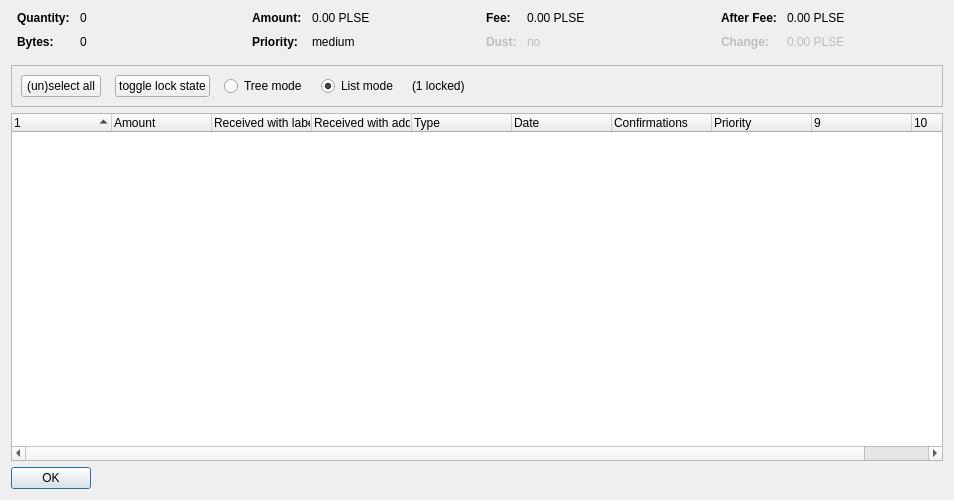
<?xml version="1.0" encoding="UTF-8"?>
<ui version="4.0">
 <class>CoinControlDialog</class>
 <widget class="QDialog" name="CoinControlDialog">
  <property name="geometry">
   <rect>
    <x>0</x>
    <y>0</y>
    <width>954</width>
    <height>500</height>
   </rect>
  </property>
  <property name="windowTitle">
   <string>Coin Selection</string>
  </property>
  <layout class="QVBoxLayout" name="verticalLayout">
   <item>
    <layout class="QHBoxLayout" name="horizontalLayoutTop" stretch="0,0,0,0">
     <property name="topMargin">
      <number>0</number>
     </property>
     <property name="bottomMargin">
      <number>10</number>
     </property>
     <item>
      <layout class="QFormLayout" name="formLayoutCoinControl1">
       <property name="horizontalSpacing">
        <number>10</number>
       </property>
       <property name="verticalSpacing">
        <number>10</number>
       </property>
       <property name="leftMargin">
        <number>6</number>
       </property>
       <property name="rightMargin">
        <number>6</number>
       </property>
       <item row="0" column="0">
        <widget class="QLabel" name="labelCoinControlQuantityText">
         <property name="font">
          <font>
           <weight>75</weight>
           <bold>true</bold>
          </font>
         </property>
         <property name="text">
          <string>Quantity:</string>
         </property>
        </widget>
       </item>
       <item row="0" column="1">
        <widget class="QLabel" name="labelCoinControlQuantity">
         <property name="cursor">
          <cursorShape>IBeamCursor</cursorShape>
         </property>
         <property name="contextMenuPolicy">
          <enum>Qt::ActionsContextMenu</enum>
         </property>
         <property name="text">
          <string notr="true">0</string>
         </property>
         <property name="textInteractionFlags">
          <set>Qt::LinksAccessibleByMouse|Qt::TextSelectableByKeyboard|Qt::TextSelectableByMouse</set>
         </property>
        </widget>
       </item>
       <item row="1" column="0">
        <widget class="QLabel" name="labelCoinControlBytesText">
         <property name="font">
          <font>
           <weight>75</weight>
           <bold>true</bold>
          </font>
         </property>
         <property name="text">
          <string>Bytes:</string>
         </property>
        </widget>
       </item>
       <item row="1" column="1">
        <widget class="QLabel" name="labelCoinControlBytes">
         <property name="cursor">
          <cursorShape>IBeamCursor</cursorShape>
         </property>
         <property name="contextMenuPolicy">
          <enum>Qt::ActionsContextMenu</enum>
         </property>
         <property name="text">
          <string notr="true">0</string>
         </property>
         <property name="textInteractionFlags">
          <set>Qt::LinksAccessibleByMouse|Qt::TextSelectableByKeyboard|Qt::TextSelectableByMouse</set>
         </property>
        </widget>
       </item>
      </layout>
     </item>
     <item>
      <layout class="QFormLayout" name="formLayoutCoinControl2">
       <property name="horizontalSpacing">
        <number>10</number>
       </property>
       <property name="verticalSpacing">
        <number>10</number>
       </property>
       <property name="leftMargin">
        <number>6</number>
       </property>
       <property name="rightMargin">
        <number>6</number>
       </property>
       <item row="0" column="0">
        <widget class="QLabel" name="labelCoinControlAmountText">
         <property name="font">
          <font>
           <weight>75</weight>
           <bold>true</bold>
          </font>
         </property>
         <property name="text">
          <string>Amount:</string>
         </property>
        </widget>
       </item>
       <item row="0" column="1">
        <widget class="QLabel" name="labelCoinControlAmount">
         <property name="cursor">
          <cursorShape>IBeamCursor</cursorShape>
         </property>
         <property name="contextMenuPolicy">
          <enum>Qt::ActionsContextMenu</enum>
         </property>
         <property name="text">
          <string notr="true">0.00 PLSE</string>
         </property>
         <property name="textInteractionFlags">
          <set>Qt::LinksAccessibleByMouse|Qt::TextSelectableByKeyboard|Qt::TextSelectableByMouse</set>
         </property>
        </widget>
       </item>
       <item row="1" column="0">
        <widget class="QLabel" name="labelCoinControlPriorityText">
         <property name="font">
          <font>
           <weight>75</weight>
           <bold>true</bold>
          </font>
         </property>
         <property name="text">
          <string>Priority:</string>
         </property>
        </widget>
       </item>
       <item row="1" column="1">
        <widget class="QLabel" name="labelCoinControlPriority">
         <property name="cursor">
          <cursorShape>IBeamCursor</cursorShape>
         </property>
         <property name="contextMenuPolicy">
          <enum>Qt::ActionsContextMenu</enum>
         </property>
         <property name="text">
          <string>medium</string>
         </property>
         <property name="textInteractionFlags">
          <set>Qt::LinksAccessibleByMouse|Qt::TextSelectableByKeyboard|Qt::TextSelectableByMouse</set>
         </property>
        </widget>
       </item>
      </layout>
     </item>
     <item>
      <layout class="QFormLayout" name="formLayoutCoinControl3">
       <property name="horizontalSpacing">
        <number>10</number>
       </property>
       <property name="verticalSpacing">
        <number>10</number>
       </property>
       <property name="leftMargin">
        <number>6</number>
       </property>
       <property name="rightMargin">
        <number>6</number>
       </property>
       <item row="0" column="0">
        <widget class="QLabel" name="labelCoinControlFeeText">
         <property name="font">
          <font>
           <weight>75</weight>
           <bold>true</bold>
          </font>
         </property>
         <property name="text">
          <string>Fee:</string>
         </property>
        </widget>
       </item>
       <item row="0" column="1">
        <widget class="QLabel" name="labelCoinControlFee">
         <property name="cursor">
          <cursorShape>IBeamCursor</cursorShape>
         </property>
         <property name="contextMenuPolicy">
          <enum>Qt::ActionsContextMenu</enum>
         </property>
         <property name="text">
          <string notr="true">0.00 PLSE</string>
         </property>
         <property name="textInteractionFlags">
          <set>Qt::LinksAccessibleByMouse|Qt::TextSelectableByKeyboard|Qt::TextSelectableByMouse</set>
         </property>
        </widget>
       </item>
       <item row="1" column="0">
        <widget class="QLabel" name="labelCoinControlLowOutputText">
         <property name="enabled">
          <bool>false</bool>
         </property>
         <property name="font">
          <font>
           <weight>75</weight>
           <bold>true</bold>
          </font>
         </property>
         <property name="text">
          <string>Dust:</string>
         </property>
        </widget>
       </item>
       <item row="1" column="1">
        <widget class="QLabel" name="labelCoinControlLowOutput">
         <property name="enabled">
          <bool>false</bool>
         </property>
         <property name="cursor">
          <cursorShape>IBeamCursor</cursorShape>
         </property>
         <property name="contextMenuPolicy">
          <enum>Qt::ActionsContextMenu</enum>
         </property>
         <property name="text">
          <string>no</string>
         </property>
         <property name="textInteractionFlags">
          <set>Qt::LinksAccessibleByMouse|Qt::TextSelectableByKeyboard|Qt::TextSelectableByMouse</set>
         </property>
        </widget>
       </item>
      </layout>
     </item>
     <item>
      <layout class="QFormLayout" name="formLayoutCoinControl4">
       <property name="horizontalSpacing">
        <number>10</number>
       </property>
       <property name="verticalSpacing">
        <number>10</number>
       </property>
       <property name="leftMargin">
        <number>6</number>
       </property>
       <property name="rightMargin">
        <number>6</number>
       </property>
       <item row="0" column="0">
        <widget class="QLabel" name="labelCoinControlAfterFeeText">
         <property name="font">
          <font>
           <weight>75</weight>
           <bold>true</bold>
          </font>
         </property>
         <property name="text">
          <string>After Fee:</string>
         </property>
        </widget>
       </item>
       <item row="0" column="1">
        <widget class="QLabel" name="labelCoinControlAfterFee">
         <property name="cursor">
          <cursorShape>IBeamCursor</cursorShape>
         </property>
         <property name="contextMenuPolicy">
          <enum>Qt::ActionsContextMenu</enum>
         </property>
         <property name="text">
          <string notr="true">0.00 PLSE</string>
         </property>
         <property name="textInteractionFlags">
          <set>Qt::LinksAccessibleByMouse|Qt::TextSelectableByKeyboard|Qt::TextSelectableByMouse</set>
         </property>
        </widget>
       </item>
       <item row="1" column="0">
        <widget class="QLabel" name="labelCoinControlChangeText">
         <property name="enabled">
          <bool>false</bool>
         </property>
         <property name="font">
          <font>
           <weight>75</weight>
           <bold>true</bold>
          </font>
         </property>
         <property name="text">
          <string>Change:</string>
         </property>
        </widget>
       </item>
       <item row="1" column="1">
        <widget class="QLabel" name="labelCoinControlChange">
         <property name="enabled">
          <bool>false</bool>
         </property>
         <property name="cursor">
          <cursorShape>IBeamCursor</cursorShape>
         </property>
         <property name="contextMenuPolicy">
          <enum>Qt::ActionsContextMenu</enum>
         </property>
         <property name="text">
          <string notr="true">0.00 PLSE</string>
         </property>
         <property name="textInteractionFlags">
          <set>Qt::LinksAccessibleByMouse|Qt::TextSelectableByKeyboard|Qt::TextSelectableByMouse</set>
         </property>
        </widget>
       </item>
      </layout>
     </item>
    </layout>
   </item>
   <item>
    <widget class="QFrame" name="frame">
     <property name="minimumSize">
      <size>
       <width>0</width>
       <height>40</height>
      </size>
     </property>
     <property name="frameShape">
      <enum>QFrame::StyledPanel</enum>
     </property>
     <property name="frameShadow">
      <enum>QFrame::Sunken</enum>
     </property>
     <layout class="QHBoxLayout" name="horizontalLayout">
      <item>
       <layout class="QHBoxLayout" name="horizontalLayoutPanel" stretch="0,0,0,0,0,0">
        <property name="spacing">
         <number>14</number>
        </property>
        <item>
         <widget class="QPushButton" name="pushButtonSelectAll">
          <property name="sizePolicy">
           <sizepolicy hsizetype="Maximum" vsizetype="Fixed">
            <horstretch>0</horstretch>
            <verstretch>0</verstretch>
           </sizepolicy>
          </property>
          <property name="text">
           <string>(un)select all</string>
          </property>
          <property name="autoDefault">
           <bool>false</bool>
          </property>
         </widget>
        </item>
        <item>
         <widget class="QPushButton" name="pushButtonToggleLock">
          <property name="sizePolicy">
           <sizepolicy hsizetype="Maximum" vsizetype="Fixed">
            <horstretch>0</horstretch>
            <verstretch>0</verstretch>
           </sizepolicy>
          </property>
          <property name="text">
           <string>toggle lock state</string>
          </property>
          <property name="autoDefault">
           <bool>false</bool>
          </property>
         </widget>
        </item>
        <item>
         <widget class="QRadioButton" name="radioTreeMode">
          <property name="sizePolicy">
           <sizepolicy hsizetype="Maximum" vsizetype="Fixed">
            <horstretch>0</horstretch>
            <verstretch>0</verstretch>
           </sizepolicy>
          </property>
          <property name="text">
           <string>Tree mode</string>
          </property>
         </widget>
        </item>
        <item>
         <widget class="QRadioButton" name="radioListMode">
          <property name="sizePolicy">
           <sizepolicy hsizetype="Maximum" vsizetype="Fixed">
            <horstretch>0</horstretch>
            <verstretch>0</verstretch>
           </sizepolicy>
          </property>
          <property name="text">
           <string>List mode</string>
          </property>
          <property name="checked">
           <bool>true</bool>
          </property>
         </widget>
        </item>
        <item>
         <widget class="QLabel" name="labelLocked">
          <property name="text">
           <string>(1 locked)</string>
          </property>
         </widget>
        </item>
        <item>
         <spacer name="horizontalSpacer">
          <property name="orientation">
           <enum>Qt::Horizontal</enum>
          </property>
          <property name="sizeHint" stdset="0">
           <size>
            <width>40</width>
            <height>20</height>
           </size>
          </property>
         </spacer>
        </item>
       </layout>
      </item>
     </layout>
    </widget>
   </item>
   <item>
    <widget class="CoinControlTreeWidget" name="treeWidget">
     <property name="contextMenuPolicy">
      <enum>Qt::CustomContextMenu</enum>
     </property>
     <property name="sortingEnabled">
      <bool>false</bool>
     </property>
     <property name="columnCount">
      <number>10</number>
     </property>
     <attribute name="headerShowSortIndicator" stdset="0">
      <bool>true</bool>
     </attribute>
     <attribute name="headerStretchLastSection">
      <bool>false</bool>
     </attribute>
     <column>
      <property name="text">
       <string/>
      </property>
     </column>
     <column>
      <property name="text">
       <string>Amount</string>
      </property>
     </column>
     <column>
      <property name="text">
       <string>Received with label</string>
      </property>
     </column>
     <column>
      <property name="text">
       <string>Received with address</string>
      </property>
     </column>
     <column>
      <property name="text">
       <string>Type</string>
      </property>
     </column>
     <column>
      <property name="text">
       <string>Date</string>
      </property>
     </column>
     <column>
      <property name="text">
       <string>Confirmations</string>
      </property>
      <property name="toolTip">
       <string>Confirmed</string>
      </property>
     </column>
     <column>
      <property name="text">
       <string>Priority</string>
      </property>
     </column>
     <column>
      <property name="text">
       <string/>
      </property>
     </column>
     <column>
      <property name="text">
       <string/>
      </property>
     </column>
    </widget>
   </item>
   <item>
    <widget class="QDialogButtonBox" name="buttonBox">
     <property name="sizePolicy">
      <sizepolicy hsizetype="Maximum" vsizetype="Fixed">
       <horstretch>0</horstretch>
       <verstretch>0</verstretch>
      </sizepolicy>
     </property>
     <property name="orientation">
      <enum>Qt::Horizontal</enum>
     </property>
     <property name="standardButtons">
      <set>QDialogButtonBox::Ok</set>
     </property>
    </widget>
   </item>
  </layout>
 </widget>
 <customwidgets>
  <customwidget>
   <class>CoinControlTreeWidget</class>
   <extends>QTreeWidget</extends>
   <header>coincontroltreewidget.h</header>
  </customwidget>
 </customwidgets>
 <resources/>
 <connections/>
</ui>
